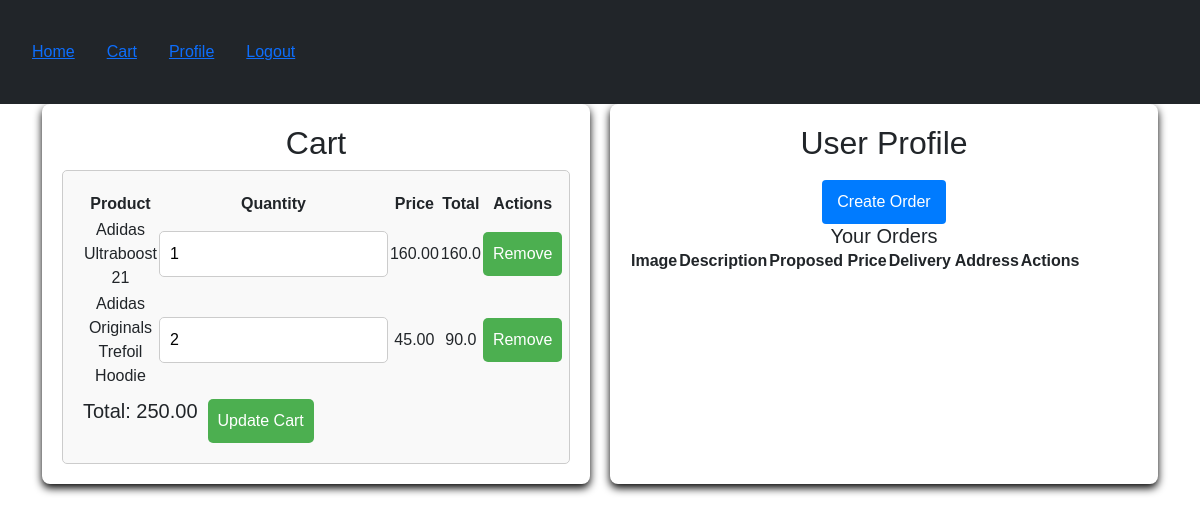
The page /cart/ (signed in) on the database its author committed.
### shop/models.py (models this page shows, shortened)
class CartItem(models.Model):
    user = models.ForeignKey(User, on_delete=models.CASCADE)
    product = models.ForeignKey(Product, on_delete=models.CASCADE)
    quantity = models.PositiveIntegerField(default=1)

class Product(models.Model):
    name = models.CharField(max_length=255)
    slug = models.SlugField(max_length=255, unique=True, blank=True)
    image = models.ImageField(upload_to='products/')
    price = models.DecimalField(max_digits=10, decimal_places=2)
    category = models.ForeignKey(Category, on_delete=models.CASCADE)
    brand = models.ForeignKey(Brand, on_delete=models.CASCADE)
    description = models.TextField()
    stock = models.PositiveIntegerField()
    class Meta:
        ordering = ('id',)

### shop/views.py (the view, shortened to what this page needs)
# urls.py: path('cart/', cart, name='cart'),
@login_required
def cart(request):
    cart_items = CartItem.objects.filter(user=request.user)
    total = sum(item.product.price * item.quantity for item in cart_items)
    context = {
        'cart_items': cart_items,
        'total': total,
    }
    return render(request, 'shop/cart.html', context)

### shop/templatetags/custom_filters.py (called while the page is built)
@register.filter(name='mul')
def multiply(value, arg):
    try:
        return float(value) * float(arg)
    except (ValueError, TypeError):
        return ''

### shop/templates/shop/cart.html (shortened to what this page needs)
{% extends "shop/base.html" %}
{% load static %}
{% load custom_filters %}
{% block content %}
<div class="product-grid">
    <div class="product-card">
        <h2>Cart</h2>
        <form method="POST">
            <table>
                <tr>
                    <th>Product</th>
                    <th>Quantity</th>
                    <th>Price</th>
                    <th>Total</th>
                    <th>Actions</th>
                </tr>
                {% for item in cart_items %}
                <tr>
                    <td>{{ item.product.name }}</td>
                    <td>
                        <input type="number" name="quantity_{{ item.id }}" value="{{ item.quantity }}">
                    </td>
                    <td>{{ item.product.price }}</td>
                    <td>{{ item.product.price|mul:item.quantity }}</td>
                    <td>
                        <button formaction="{% url 'remove_from_cart' item.id %}">Remove</button>
                    </td>
                </tr>
                {% endfor %}
            </table>
            <h3>Total: {{ total }}</h3>
            <button type="submit">Update Cart</button>
        </form>
    </div>
    <div class="product-card">
        <h2>User Profile</h2>
        <a href="{% url 'create_order' %}">Create Order</a>
        <h3>Your Orders</h3>
        <table>
            <tr>
                <th>Image</th>
                <th>Description</th>
                <th>Proposed Price</th>
                <th>Delivery Address</th>
                <th>Actions</th>
            </tr>
        </table>
    </div>
</div>
{% endblock %}

### static/css/styles.css (style rules this page uses)
body { font-family: Arial, sans-serif; }
form { display: flex; flex-wrap: wrap; gap: 10px; padding: 20px; border: 1px solid #ccc; border-radius: 5px; background-color: #f9f9f9; }
input[type="text"], input[type="number"], select, button { padding: 10px; font-size: 16px; border: 1px solid #ccc; border-radius: 5px; }
button { background-color: #4CAF50; color: white; border: none; cursor: pointer; }
.product-grid { display: flex; flex-wrap: wrap; gap: 20px; }
.product-card { flex: 1 1 calc(27% - 20px); box-shadow: 0 4px 8px rgba(0,0,0,1); border-radius: 8px; overflow: hidden; text-align: center; background-color: #fff; padding: 20px; box-sizing: border-box; }
.product-card h3 { margin: 0; font-size: 1.25em; }
.product-card a { display: inline-block; margin-top: 10px; padding: 10px 15px; background-color: #007BFF; color: #fff; text-decoration: none; border-radius: 4px; }

### rows shown on the page
CartItem: product.name "Adidas Ultraboost 21", quantity "1", product.price "160.00", product.price|mul "160.0"
CartItem: product.name "Adidas Originals Trefoil Hoodie", quantity "2", product.price "45.00", product.price|mul "90.0"

### other values the page prints
{{ total }} "250.00"
